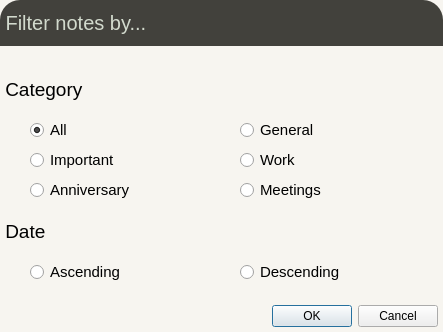
<?xml version="1.0" encoding="UTF-8"?>
<ui version="4.0">
 <class>FilterDialog</class>
 <widget class="QDialog" name="FilterDialog">
  <property name="windowModality">
   <enum>Qt::ApplicationModal</enum>
  </property>
  <property name="geometry">
   <rect>
    <x>0</x>
    <y>0</y>
    <width>443</width>
    <height>332</height>
   </rect>
  </property>
  <property name="sizePolicy">
   <sizepolicy hsizetype="Preferred" vsizetype="Minimum">
    <horstretch>0</horstretch>
    <verstretch>0</verstretch>
   </sizepolicy>
  </property>
  <property name="maximumSize">
   <size>
    <width>16777215</width>
    <height>429</height>
   </size>
  </property>
  <property name="windowTitle">
   <string>Dialog</string>
  </property>
  <property name="styleSheet">
   <string notr="true">QDialog
{
background-color:rgb(247, 245, 240);
}</string>
  </property>
  <layout class="QVBoxLayout" name="verticalLayout">
   <property name="leftMargin">
    <number>0</number>
   </property>
   <property name="topMargin">
    <number>0</number>
   </property>
   <property name="rightMargin">
    <number>0</number>
   </property>
   <property name="bottomMargin">
    <number>0</number>
   </property>
   <item>
    <widget class="QLabel" name="label">
     <property name="sizePolicy">
      <sizepolicy hsizetype="Preferred" vsizetype="Minimum">
       <horstretch>0</horstretch>
       <verstretch>0</verstretch>
      </sizepolicy>
     </property>
     <property name="font">
      <font>
       <pointsize>15</pointsize>
      </font>
     </property>
     <property name="styleSheet">
      <string notr="true">QLabel
{
	color:rgb(210, 218, 205);
	border-top-right-radius:20;
	border-top-left-radius:20;
	background-color: rgb(66, 65, 60);
}</string>
     </property>
     <property name="text">
      <string> Filter notes by...</string>
     </property>
     <property name="alignment">
      <set>Qt::AlignLeading|Qt::AlignLeft|Qt::AlignVCenter</set>
     </property>
    </widget>
   </item>
   <item>
    <spacer name="verticalSpacer_3">
     <property name="orientation">
      <enum>Qt::Vertical</enum>
     </property>
     <property name="sizeType">
      <enum>QSizePolicy::Minimum</enum>
     </property>
     <property name="sizeHint" stdset="0">
      <size>
       <width>20</width>
       <height>15</height>
      </size>
     </property>
    </spacer>
   </item>
   <item>
    <widget class="QLabel" name="label_2">
     <property name="font">
      <font>
       <pointsize>14</pointsize>
      </font>
     </property>
     <property name="text">
      <string> Category</string>
     </property>
    </widget>
   </item>
   <item>
    <layout class="QHBoxLayout" name="horizontalLayout_2">
     <item>
      <spacer name="horizontalSpacer_5">
       <property name="orientation">
        <enum>Qt::Horizontal</enum>
       </property>
       <property name="sizeType">
        <enum>QSizePolicy::Minimum</enum>
       </property>
       <property name="sizeHint" stdset="0">
        <size>
         <width>30</width>
         <height>20</height>
        </size>
       </property>
      </spacer>
     </item>
     <item>
      <widget class="QRadioButton" name="allRadioButton">
       <property name="font">
        <font>
         <pointsize>11</pointsize>
        </font>
       </property>
       <property name="text">
        <string>All</string>
       </property>
       <property name="checked">
        <bool>true</bool>
       </property>
      </widget>
     </item>
     <item>
      <widget class="QRadioButton" name="genRadioButton">
       <property name="font">
        <font>
         <pointsize>11</pointsize>
        </font>
       </property>
       <property name="text">
        <string>General</string>
       </property>
      </widget>
     </item>
    </layout>
   </item>
   <item>
    <layout class="QHBoxLayout" name="horizontalLayout_3">
     <item>
      <spacer name="horizontalSpacer_4">
       <property name="orientation">
        <enum>Qt::Horizontal</enum>
       </property>
       <property name="sizeType">
        <enum>QSizePolicy::Minimum</enum>
       </property>
       <property name="sizeHint" stdset="0">
        <size>
         <width>30</width>
         <height>20</height>
        </size>
       </property>
      </spacer>
     </item>
     <item>
      <widget class="QRadioButton" name="importantRadioButton">
       <property name="font">
        <font>
         <pointsize>11</pointsize>
        </font>
       </property>
       <property name="text">
        <string>Important</string>
       </property>
      </widget>
     </item>
     <item>
      <widget class="QRadioButton" name="workRadioButton">
       <property name="font">
        <font>
         <pointsize>11</pointsize>
        </font>
       </property>
       <property name="text">
        <string>Work</string>
       </property>
      </widget>
     </item>
    </layout>
   </item>
   <item>
    <layout class="QHBoxLayout" name="horizontalLayout_4">
     <item>
      <spacer name="horizontalSpacer_3">
       <property name="orientation">
        <enum>Qt::Horizontal</enum>
       </property>
       <property name="sizeType">
        <enum>QSizePolicy::Minimum</enum>
       </property>
       <property name="sizeHint" stdset="0">
        <size>
         <width>30</width>
         <height>20</height>
        </size>
       </property>
      </spacer>
     </item>
     <item>
      <widget class="QRadioButton" name="anniverRadiotButton">
       <property name="font">
        <font>
         <pointsize>11</pointsize>
        </font>
       </property>
       <property name="text">
        <string>Anniversary</string>
       </property>
      </widget>
     </item>
     <item>
      <widget class="QRadioButton" name="meetRadioButton">
       <property name="font">
        <font>
         <pointsize>11</pointsize>
        </font>
       </property>
       <property name="text">
        <string>Meetings</string>
       </property>
      </widget>
     </item>
    </layout>
   </item>
   <item>
    <widget class="QLabel" name="label_3">
     <property name="font">
      <font>
       <pointsize>14</pointsize>
      </font>
     </property>
     <property name="text">
      <string> Date</string>
     </property>
    </widget>
   </item>
   <item>
    <layout class="QHBoxLayout" name="horizontalLayout_5">
     <item>
      <spacer name="horizontalSpacer_2">
       <property name="orientation">
        <enum>Qt::Horizontal</enum>
       </property>
       <property name="sizeType">
        <enum>QSizePolicy::Minimum</enum>
       </property>
       <property name="sizeHint" stdset="0">
        <size>
         <width>30</width>
         <height>20</height>
        </size>
       </property>
      </spacer>
     </item>
     <item>
      <widget class="QRadioButton" name="ascendRadio">
       <property name="font">
        <font>
         <pointsize>11</pointsize>
        </font>
       </property>
       <property name="text">
        <string>Ascending</string>
       </property>
      </widget>
     </item>
     <item>
      <widget class="QRadioButton" name="descendRadio">
       <property name="font">
        <font>
         <pointsize>11</pointsize>
        </font>
       </property>
       <property name="text">
        <string>Descending</string>
       </property>
      </widget>
     </item>
    </layout>
   </item>
   <item>
    <spacer name="verticalSpacer">
     <property name="orientation">
      <enum>Qt::Vertical</enum>
     </property>
     <property name="sizeType">
      <enum>QSizePolicy::Minimum</enum>
     </property>
     <property name="sizeHint" stdset="0">
      <size>
       <width>15</width>
       <height>15</height>
      </size>
     </property>
    </spacer>
   </item>
   <item>
    <layout class="QHBoxLayout" name="horizontalLayout">
     <item>
      <widget class="QDialogButtonBox" name="buttonBox">
       <property name="styleSheet">
        <string notr="true"/>
       </property>
       <property name="orientation">
        <enum>Qt::Horizontal</enum>
       </property>
       <property name="standardButtons">
        <set>QDialogButtonBox::Cancel|QDialogButtonBox::Ok</set>
       </property>
      </widget>
     </item>
     <item>
      <spacer name="horizontalSpacer">
       <property name="orientation">
        <enum>Qt::Horizontal</enum>
       </property>
       <property name="sizeType">
        <enum>QSizePolicy::Minimum</enum>
       </property>
       <property name="sizeHint" stdset="0">
        <size>
         <width>5</width>
         <height>20</height>
        </size>
       </property>
      </spacer>
     </item>
    </layout>
   </item>
   <item>
    <spacer name="verticalSpacer_2">
     <property name="orientation">
      <enum>Qt::Vertical</enum>
     </property>
     <property name="sizeType">
      <enum>QSizePolicy::Minimum</enum>
     </property>
     <property name="sizeHint" stdset="0">
      <size>
       <width>20</width>
       <height>5</height>
      </size>
     </property>
    </spacer>
   </item>
  </layout>
 </widget>
 <resources/>
 <connections>
  <connection>
   <sender>buttonBox</sender>
   <signal>accepted()</signal>
   <receiver>FilterDialog</receiver>
   <slot>accept()</slot>
   <hints>
    <hint type="sourcelabel">
     <x>248</x>
     <y>254</y>
    </hint>
    <hint type="destinationlabel">
     <x>157</x>
     <y>274</y>
    </hint>
   </hints>
  </connection>
  <connection>
   <sender>buttonBox</sender>
   <signal>rejected()</signal>
   <receiver>FilterDialog</receiver>
   <slot>reject()</slot>
   <hints>
    <hint type="sourcelabel">
     <x>316</x>
     <y>260</y>
    </hint>
    <hint type="destinationlabel">
     <x>286</x>
     <y>274</y>
    </hint>
   </hints>
  </connection>
 </connections>
</ui>
